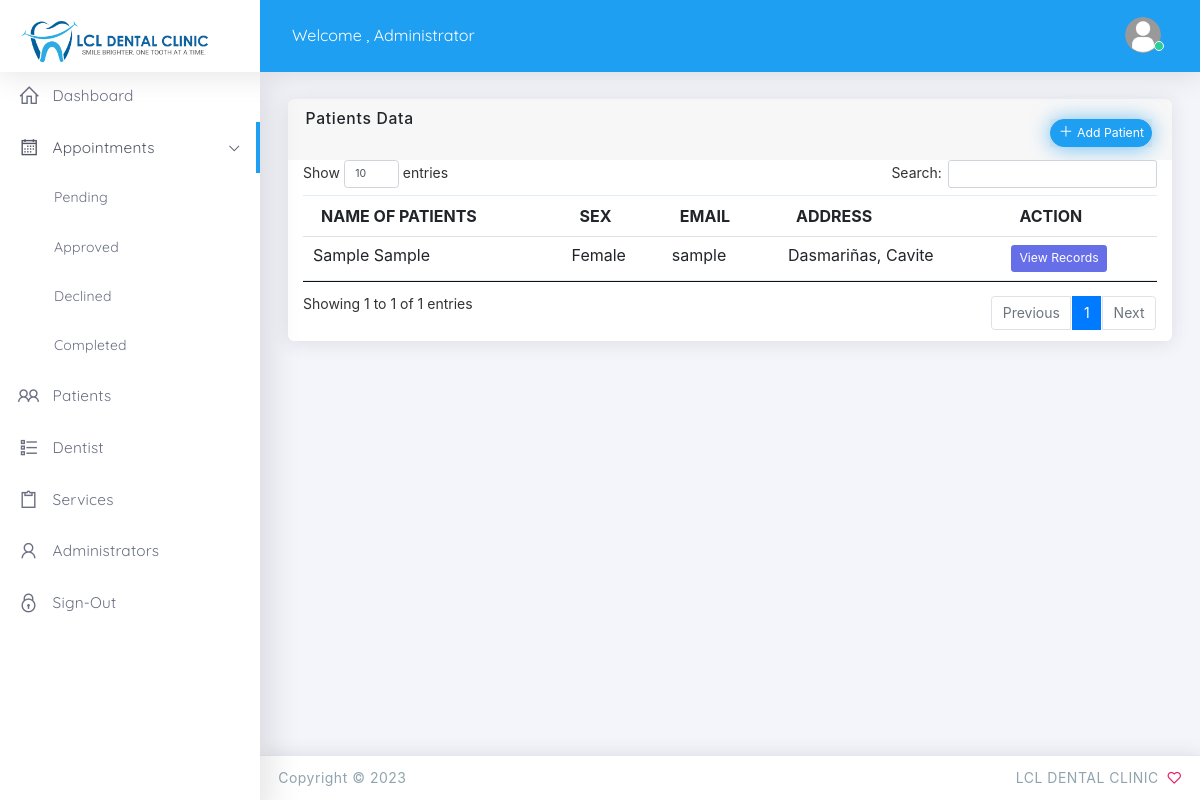
Screenshot of /admin/patients.php (signed in) with the database file from the repository.
### tables this page shows
CREATE TABLE `tbl_signup` (
  `id` int(11) NOT NULL,
  `firstname` varchar(100) NOT NULL,
  `lastname` varchar(100) NOT NULL,
  `sex` varchar(10) NOT NULL,
  `birthday` varchar(100) NOT NULL,
  `address` varchar(250) NOT NULL,
  `email` varchar(250) NOT NULL,
  `password` varchar(250) NOT NULL,
  `pass` varchar(100) NOT NULL,
  `type` varchar(250) NOT NULL,
  `is_balance` int(1) NOT NULL,
  `is_confirm` int(11) NOT NULL,
  `date_registered` timestamp NOT NULL DEFAULT current_timestamp()
);

### controller/admin-patients.php (called while the page is built, shortened)
<?php
include('database.php');
$tbl_signup = $mysqli->query("SELECT * from tbl_signup where type='patient'");

### admin/patients.php (the view, shortened to what this page needs)
  <?php
	  include("header.php");
	  include('../controller/admin-patients.php');
  ?>
  <body class="vertical-layout vertical-menu-modern 2-columns   fixed-navbar" data-open="click" data-menu="vertical-menu-modern" data-col="2-columns">
   <?php include("nav.php");?>
    <div class="app-content content">
      <div class="content-wrapper">
        <div class="content-body">
			<div class="row">
				<div class="col-12">
					<div class="card">
						<div class="card-header">
						 <h5 class="card-title"> Patients Data </h5>
							<div class="heading-elements">
								<button class="btn btn-sm round btn-info btn-glow" data-toggle="modal" data-backdrop="false" data-target="#addpatient" fdprocessedid="cf0o09"><i class="la la-plus font-medium-1"></i> Add Patient</button>
							</div>
							<br>
						</div>
						<div class="card-content">
							<div class="table-responsive">
								  <table class="table " id="table-1">
								<thead>
								  <tr>
									<th scope="col"> NAME OF PATIENTS </th>
									<th scope="col"> SEX</th>
									<th scope="col"> EMAIL</th>
									<th scope="col"> ADDRESS </th>
									<th scope="col"> ACTION </th>
								  </tr>
								</thead>
								<tbody>
								<?php while($val = $tbl_signup->fetch_object()){ ?>
								  <tr>
									<td><?php echo $val->firstname .' '. $val->lastname;?></td>
									<td><?php echo $val->sex;?></td>
									<td><?php echo $val->email;?></td>
									<td><?php echo $val->address;?></td>
									<td>
									<a href="patients-records.php?data=<?php echo $val->id;?>&name=<?php echo $val->firstname .' '. $val->lastname;?>"><button class="btn btn-primary btn-sm"> <i class="bi bi-exclamation-circle"></i> View  Records</button></a>
									</td>
								  </tr>
								<?php } ?>
								</tbody>
							  </table>
							</div>
						</div>
					</div>
				</div>
			</div>
        </div>
      </div>
    </div>
<?php include("footer.php");?>

### assets/css/vertical-menu-modern.css (style rules this page uses)
body.vertical-layout.vertical-menu-modern.menu-expanded .content, body.vertical-layout.vertical-menu-modern.menu-expanded .footer { margin-left: 260px; }
@media (min-width: 992px) { body.vertical-layout.vertical-menu-modern .content, body.vertical-layout.vertical-menu-modern .footer { margin-left: 260px; } }

### rows the page displays
tbl_signup: firstname "Sample", lastname "Sample", sex "Female", email "sample", address "Dasmariñas, Cavite"
